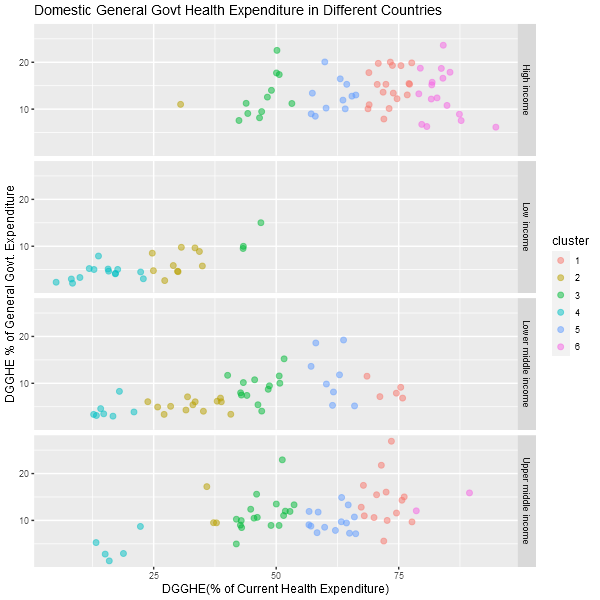

Source code (R):
library(dplyr)
library(ggplot2)
library(Cairo)

domspend_perc <- read.csv("dghe percent of total gov exp.csv", skip = 2) #.x
domspend <- read.csv("domestic general health expenditure(% of current exp).csv")#.y
metadata <- read.csv("Metadata.csv", header = TRUE)

mdata <- merge(domspend, metadata, by.x = "Country.Code", by.y = "ï..Country.Code")
data <- merge(domspend_perc, mdata, by.x = "Country.Code", by.y = "Country.Code")

data <- data[,c(1,2,22,43,44,45)]

plotdata <- tbl_df(data) 
plotdata$X2017.x <- as.numeric(plotdata$X2017.x)
plotdata$X2017.y <- as.numeric(plotdata$X2017.y)

plotdata <- plotdata %>% 
  mutate_all(~ifelse(. %in% c("N/A", "null", ""), NA, .)) %>% 
  na.omit()

plotdata_cluster <- plotdata[,c(3,4)]
cls <- kmeans(plotdata_cluster, centers = 6)
plotdata$cluster <- as.character(cls$cluster)

unprep <- subset(plotdata, cluster == "4")


g <- ggplot(plotdata, aes(X2017.y, X2017.x))

CairoPNG("plot6.png", width = 600, height = 600)
g + geom_point(aes(color = cluster), size = 2, alpha = .5)  + facet_grid(IncomeGroup~.) +
  labs(x = "DGGHE(% of Current Health Expenditure)", y = "DGGHE % of General Govt. Expenditure", title = "Domestic General Govt Health Expenditure in Different Countries")
dev.off()
